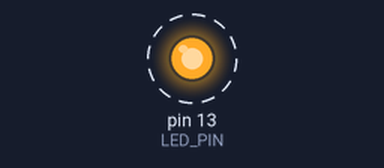
A sketch run on a simulated Arduino Uno, built with avr-gcc and run on an emulated ATmega328P. Shown: output pins drawn as LEDs (lit = HIGH). Dashed ring = blinking.

Above: at 0.2 s.
Timing chart, 0 to 3.0 s (numbered marks = the images above):
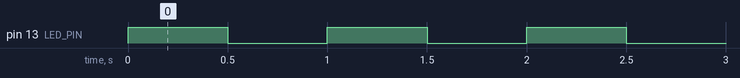

Measured:
- by itself, pin 13 (LED_PIN): alternates HIGH for 0.50 s and LOW for 0.50 s

The sketch:

led_light.ino
```cpp
#define LED_PIN 13
#define BLINK_DELAY 500

void setup() {
  // put your setup code here, to run once:
  pinMode(LED_PIN, OUTPUT);
}

void loop() {
  // put your main code here, to run repeatedly:
  digitalWrite(LED_PIN, HIGH);
  delay(BLINK_DELAY);
  digitalWrite(LED_PIN, LOW);
  delay(BLINK_DELAY);
}
```
